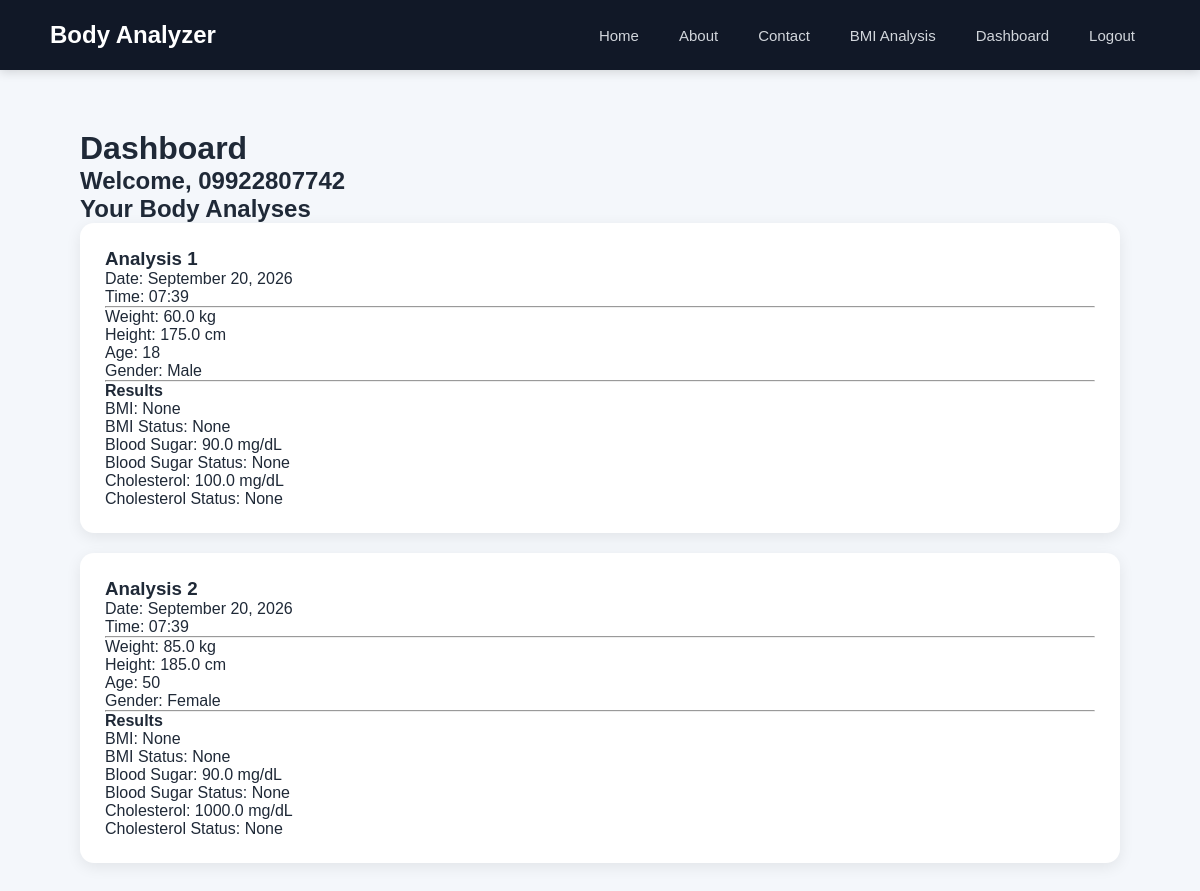
/accounts/dashboard/ (signed in), run on the app's committed database.
### Accounts/models.py (models this page shows)
class User(AbstractUser):
    username = None
    phone_number = models.CharField(
        max_length=11,
        unique=True
    )
    USERNAME_FIELD = 'phone_number'
    REQUIRED_FIELDS = []
    objects = UserManager()

### Analyzer/models.py (models this page shows)
class BodyAnalysis(models.Model):
    GENDER_CHOICES = [
        ('M', 'Male'),
        ('F', 'Female'),
    ]
    user = models.ForeignKey(
        settings.AUTH_USER_MODEL,
        on_delete=models.CASCADE
    )
    weight = models.FloatField()
    height = models.FloatField()
    age = models.IntegerField()
    gender = models.CharField(
        max_length=1,
        choices=GENDER_CHOICES
    )
    blood_sugar = models.FloatField()
    cholesterol = models.FloatField()
    bmi = models.FloatField(
        null=True,
        blank=True
    )
    bmi_status = models.CharField(
        max_length=20,
        null=True,
        blank=True
    )
    blood_sugar_status = models.CharField(
        max_length=20,
        null=True,
        blank=True
    )
    cholesterol_status = models.CharField(
        max_length=20,
        null=True,
        blank=True
    )
    created_at = models.DateTimeField(
        auto_now_add=True
    )

### Accounts/views.py (the view)
# urls.py: path('dashboard/', DashboardView.as_view(), name='dashboard'),
class DashboardView(LoginRequiredMixin, View):
    def get(self, request):
        analyses = BodyAnalysis.objects.filter(
            user=request.user
        ).order_by('-created_at')
        return render(
            request,
            'accounts/dashboard.html',
            {
                'analyses': analyses
            }
        )

### Accounts/templates/accounts/dashboard.html
{% extends 'base.html' %}
{% block content %}
<h1>Dashboard</h1>
<h2>Welcome, {{ user.phone_number }}</h2>
<h2>Your Body Analyses</h2>
{% if analyses %}
    {% for analysis in analyses %}
        <div class="analysis-card">
            <h3>Analysis {{ forloop.counter }}</h3>
            <p>
                Date:
                {{ analysis.created_at|date:"F d, Y" }}
            </p>
            <p>
                Time:
                {{ analysis.created_at|time:"H:i" }}
            </p>
            <hr>
            <p>
                Weight: {{ analysis.weight }} kg
            </p>
            <p>
                Height: {{ analysis.height }} cm
            </p>
            <p>
                Age: {{ analysis.age }}
            </p>
            <p>
                Gender: {{ analysis.get_gender_display }}
            </p>
            <hr>
            <h4>Results</h4>
            <p>
                BMI: {{ analysis.bmi }}
            </p>
            <p>
                BMI Status: {{ analysis.bmi_status }}
            </p>
            <p>
                Blood Sugar: {{ analysis.blood_sugar }} mg/dL
            </p>
            <p>
                Blood Sugar Status: {{ analysis.blood_sugar_status }}
            </p>
            <p>
                Cholesterol: {{ analysis.cholesterol }} mg/dL
            </p>
            <p>
                Cholesterol Status: {{ analysis.cholesterol_status }}
            </p>
        </div>
    {% endfor %}
{% else %}
    <p>
        You have no body analysis yet.
    </p>
{% endif %}
{% endblock %}

### templates/base.html (style rules this page uses)
* { box-sizing: border-box; margin: 0; padding: 0; }
body { font-family: Arial, sans-serif; background-color: #f4f7fb; color: #1f2937; min-height: 100vh; }
.analysis-card { background-color: white; padding: 25px; margin-bottom: 20px; border-radius: 14px; box-shadow: 0 4px 15px rgba(0, 0, 0, 0.08); }

### data on the page
User: phone_number "09922807742"
BodyAnalysis: created_at "September 20, 2026", created_at "07:39", weight "60.0", height "175.0", age "18", gender "Male", bmi "None", bmi_status "None", blood_sugar "90.0", blood_sugar_status "None", cholesterol "100.0", cholesterol_status "None"
BodyAnalysis: created_at "September 20, 2026", created_at "07:39", weight "85.0", height "185.0", age "50", gender "Female", bmi "None", bmi_status "None", blood_sugar "90.0", blood_sugar_status "None", cholesterol "1000.0", cholesterol_status "None"
